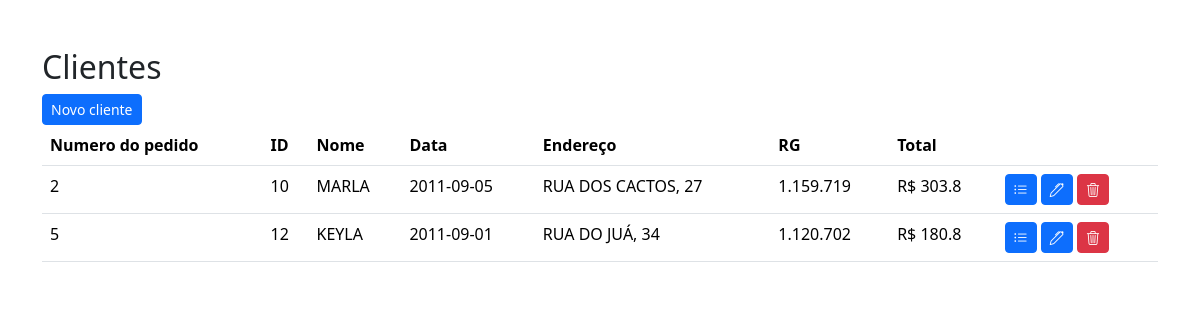
The page /lib/app/modules/clients/home/home.php on the database its author committed.
### tables this page shows
CREATE TABLE IF NOT EXISTS `clients` (
    `NUM_PED` int PRIMARY KEY,
    `DATA` date NOT NULL,
    `COD_CLI` int NOT NULL,
    `CLIENTE` varchar(50) NOT NULL,
    `ENDERECO` varchar(75) NOT NULL,
    `RG` varchar(11) NOT NULL,
    `TOTAL_GERAL` float NOT NULL
);

### lib/app/service/clients/clients_service_impl.php (called while the page is built, shortened)
<?php
require_once($_SERVER['DOCUMENT_ROOT'] . '/lib/app/repositories/clients/clients_repository_impl.php');
require_once($_SERVER['DOCUMENT_ROOT'] . '/lib/app/core/models/order_client.php');
class ClientsServiceImpl extends ClientsService
{
    private $clientsRepositoryImpl;
    public function __construct()
    {
        $this->clientsRepositoryImpl = new ClientsRepositoryImpl();
    }
    public function getClients()
    {
        try {
            $stmt = $this->clientsRepositoryImpl->getClients();
            $clients = array();
            if ($stmt != false) {
                while ($row = $stmt->fetch()) {
                    $atualClient = new OrderClient(
                        orderCod: $row["NUM_PED"],
                        date: $row["DATA"],
                        clientCod: $row["COD_CLI"],
                        client: $row["CLIENTE"],
                        address: $row["ENDERECO"],
                        RG: $row["RG"],
                        generalTotal: $row["TOTAL_GERAL"],
                    );
                    array_push($clients, $atualClient);
                }
                return $clients;
            } else {
                return null;
            }
        } catch (Exception $error) {
            throw new Exception("Error in get clients on service class " . $error->getMessage());
        }
    }
}
?>

### lib/app/repositories/clients/clients_repository_impl.php (called while the page is built, shortened)
<?php
include($_SERVER['DOCUMENT_ROOT'] . '/lib/app/core/database/db_connection.php');
class ClientsRepositoryImpl extends ClientsRepository
{
    private $db;
    public function __construct()
    {
        $this->db = new DBConnection();
    }
    public function getClients()
    {
        try {
            $query = "SELECT * FROM `clients`";
            $queryRes = $this->db->openConnection()->prepare($query);
            $queryRes->execute();
            $queryRes->setFetchMode(PDO::FETCH_ASSOC);
            if ($queryRes->rowCount() >= 1) {
                return $queryRes;
            } else {
                return false;
            }
        } catch (Exception $error) {
            throw new Exception("Error in get clients on repository class " . $error->getMessage());
        }
    }
}
?>

### lib/app/core/database/db_connection.php (called while the page is built)
<?php
class DBConnection
{
    public static $pdo;
    public $hostname;
    public $database;
    public $user;
    public $password;
    public function __construct()
    {
        $this->hostname = 'localhost';
        $this->database = 'smarket';
        $this->user = 'root';
        $this->password = 'mysql';
    }
    public function openConnection()
    {
        try {
            static::$pdo = null;
            if (!static::$pdo) {
                $dsn = 'mysql:host=' . $this->hostname . ';dbname=' . $this->database;
                $options = array(PDO::ATTR_ERRMODE => PDO::ERRMODE_EXCEPTION, PDO::MYSQL_ATTR_INIT_COMMAND => "SET NAMES utf8");
                static::$pdo = new PDO($dsn, $this->user, $this->password, $options);
                return static::$pdo;
            }
        } catch (PDOException $PDOerror) {
            die("Erro ao realizar a conexão com o banco de dados (PDO exception) " . $PDOerror->getMessage());
        } catch (Exception $error) {
            die("Erro ao realizar a conexão com o banco de dados (General exception) " . $error->getMessage());
        }
    }
}
?>

### lib/app/core/models/order_client.php (called while the page is built, shortened)
<?php
class OrderClient
{
    public function __construct(
        $orderCod,
        $date,
        $clientCod,
        $client,
        $address,
        $RG,
        $generalTotal,
    ) {
        $this->orderCod = $orderCod;
        $this->date = $date;
        $this->clientCod = $clientCod;
        $this->client = $client;
        $this->address = $address;
        $this->RG = $RG;
        $this->generalTotal = $generalTotal;
    }
}
?>

### lib/app/modules/clients/home/home.php (the view, shortened to what this page needs)
<!DOCTYPE html>
<html lang="pt-BR">
<head>
    <link rel="stylesheet" href="https://cdn.jsdelivr.net/npm/bootstrap-icons@1.11.1/font/bootstrap-icons.css">
    <link href="https://cdn.jsdelivr.net/npm/bootstrap@5.3.2/dist/css/bootstrap.min.css" rel="stylesheet"
>
</head>
<body>
    <div class="container my-5">
        <h2>Clientes</h2>
        <a class="btn btn-primary btn-sm" role="button" href="/insert" title='Novo cliente'>Novo cliente</a>
        <table class="table">
            <thead>
                <tr>
                    <th>Numero do pedido</th>
                    <th>ID</th>
                    <th>Nome</th>
                    <th>Data</th>
                    <th>Endereço</th>
                    <th>RG</th>
                    <th>Total</th>
                    <th></th>
                </tr>
            </thead>
            <tbody>
                <?php
                require_once $_SERVER['DOCUMENT_ROOT'] . '/lib/app/service/clients/clients_service_impl.php';
                try {
                    $clientsServiceImpl = new ClientsServiceImpl();
                    $clientes = $clientsServiceImpl->getClients();
                    for ($i = 0; $i < count($clientes); $i++) {
                        $cliente = $clientes[$i];
                        echo "<tr>
                        <td> $cliente->orderCod </td>
                        <td> $cliente->clientCod </td>
                        <td> $cliente->client </td>
                        <td> $cliente->date </td>
                        <td> $cliente->address </td>
                        <td> $cliente->RG </td>
                        <td>R$ $cliente->generalTotal </td>
                        <td>
                            <a class='btn btn-primary btn-sm' role='button' href='/pedidos/home?pedido=$cliente->orderCod' title='Produtos comprados'><i class='bi bi-list-ul'></i></a>
                            <a class='btn btn-primary btn-sm' role='button' href='/edit?pedido=$cliente->orderCod' title='Editar'><i class='bi bi-pen'></i></a>
                            <a class='btn btn-danger btn-sm' role='button' href='/delete?pedido=$cliente->orderCod' title='Deletar'><i class='bi bi-trash3'></i></a>
                        </td>
                    </tr>";
                    }
                } catch (Exception $e) {
                    $errorMessage = $e->getMessage();
                }
                ?>
            </tbody>
        </table>
    </div>
</body>
</html>

### rows shown on the page
clients: NUM_PED "2", COD_CLI "10", CLIENTE "MARLA", DATA "2011-09-05", ENDERECO "RUA DOS CACTOS, 27", RG "1.159.719", TOTAL_GERAL "303.8"
clients: NUM_PED "5", COD_CLI "12", CLIENTE "KEYLA", DATA "2011-09-01", ENDERECO "RUA DO JUÁ, 34", RG "1.120.702", TOTAL_GERAL "180.8"
